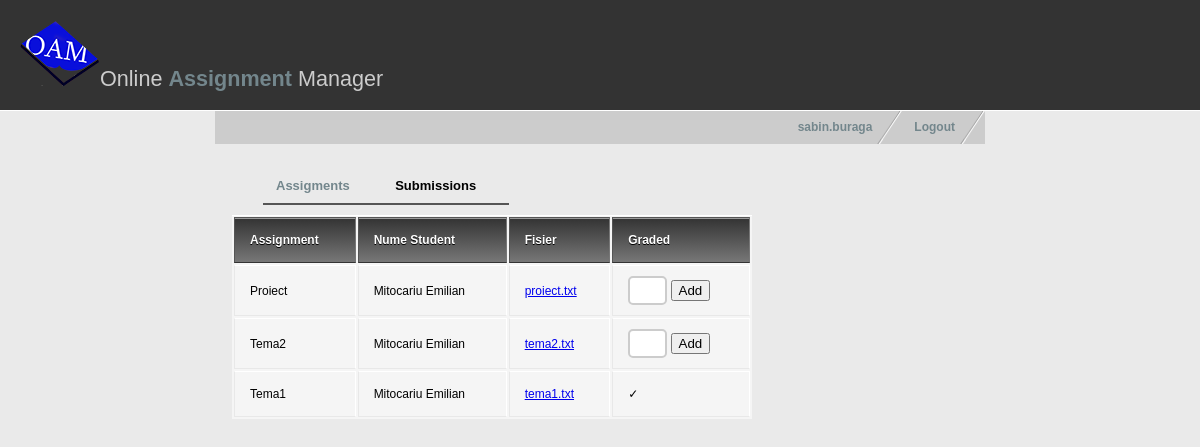
The page /profsubs.php?name=Tehnologii Web (signed in) on the database its author committed.
### tables this page shows
CREATE TABLE Submission(
  IdSubmission INT(10) PRIMARY KEY,
  IdStudent INT(10) NOT NULL,
  IdAssignment INT(10) NOT NULL,
  Data DATE NOT NULL,
  Path VARCHAR(255),
  FOREIGN KEY(IdStudent) REFERENCES Student(IdStudent),
  FOREIGN KEY(IdAssignment) REFERENCES Assignment(IdAssignment)
  );

CREATE TABLE Assignment(
  IdAssignment INT(10) PRIMARY KEY,
  IdMaterie INT(10) NOT NULL,
  Titlu VARCHAR(30) NOT NULL,
  Descriere VARCHAR(255),
  AssignDate DATE NOT NULL,
  DueDate DATE NOT NULL,
  Punctaj DECIMAL(3) NOT NULL,
  Path VARCHAR(255),
  FOREIGN KEY(IdMaterie) REFERENCES Materie(IdMaterie)
  );

CREATE TABLE Student(
  IdStudent INT(10) PRIMARY KEY,
  Nume VARCHAR(30) NOT NULL,
  Prenume VARCHAR(30) NOT NULL,
  Email VARCHAR(50),
  Matricol VARCHAR(20),
  Semestru INT(1), 
  IdFacultate INT(10),
  IdAccount INT(10),  
  CHECK (Email LIKE '%@%.%'),
  FOREIGN KEY(IdFacultate) REFERENCES Facultate(IdFacultate),
  FOREIGN KEY(IdAccount) REFERENCES Account(IdAccount)
  );

### profsubs.php (the view, shortened to what this page needs)
<!DOCTYPE html>
<?php
  $username = $_SESSION['username'];
  $numemat=$_GET["name"];
?>
<html xmlns="http://www.w3.org/1999/xhtml" xml:lang="en" lang="en">
<head>
<link href="style.css" rel="stylesheet" type="text/css" />
</head>
<body>
<div id="header">
  <h1><img src="images/oamlogo3.png" alt="" />Online <span style="font-weight:bold; color:#73868C;">Assignment</span> Manager</h1>
</div>
<div id="container">
    <ul id="nav">
	  <li><a href="index.html">Logout</a></li>
      <li><a href="profindex.php"><?php echo $username ?></a></li>
    </ul>
  <div id="contentleft">
    <ul id="nav2">
      <li><a href="profesorcourse.php?name=<?php print $numemat?>">Assigments</a></li>
      <li><a href="#" style="color: #000;">Submissions</a></li>
    </ul>
    <table style="width: 520px; margin-left: 5px;">
      <thead>
        <tr>
          <th>Assignment</th>
          <th>Nume Student</th>
          <th>Fisier</th>
          <th>Graded</th>
      </thead>
      <tbody>
	  <?php
		$result = mysql_query("SELECT  submission.idSubmission as idsub, student.Nume as nume, student.Prenume as prenume,
        assignment.Titlu as titlu, submission.Path as path, nota.Nota as nota
        FROM student join submission on student.IdStudent = submission.IdStudent
        JOIN assignment on submission.IdAssignment = assignment.IdAssignment
        LEFT JOIN nota on submission.IdSubmission = nota.IdSubmission
		join materie on materie.IdMaterie = assignment.IdMaterie
        WHERE submission.Data < assignment.DueDate and materie.nume = '$numemat'
        ORDER BY submission.Data DESC;");
		while($line = mysql_fetch_array($result, MYSQL_ASSOC)) {
        $den = end(explode('/', $line["path"]));
	  echo '<tr>
        <td>',$line["titlu"],'</td>
        <td>',$line["nume"],' ',$line["prenume"],'</td>
        <td><a href="',$line["path"],'">',$den,'</a></td>';
    if(!is_null($line['nota'])){
      echo '<td>',"&#10003;",'</td>';
    }else{
      echo '<td><form action="addnota.php" method="post">
    <input type="text" size="1" name="nota">
    <input type="submit" name="submit" value="Add">
    <input type="hidden" name="idsub" value=',$line["idsub"],'>
  </form></td>';
	}
    echo '</tr>';
      }
      ?>
      </tbody>
    </table>
  </div>
</div>
</body>
</html>

### style.css (style rules this page uses)
body { margin: 0; padding: 0; font: 75% tahoma, Verdana, Arial, sans-serif; line-height: 1.8em; background: #eaeaea url(images/bg.jpg) top left repeat-x; }
#header { background: #333; padding: 20px; border-bottom: 1px solid #fff; }
#header h1 { padding: 0; margin: 0; font-family: Georgia, sans-serif; font-weight: normal; font-size: 180%; color: #ccc; }
#container { width: 770px; margin: 0 auto; padding: 0; }
#nav { float: right; width: 100%; margin: 0; padding: 0px; list-style: none; background: #ccc; }
#nav li { float: right; margin: 0; padding: 0; }
#nav a { float:left; display: block; padding: 0.5em 2.5em 0.5em 1em; text-decoration: none; font-weight: bold; font-size: 100%; color: #73868c; background: #ccc url(images/nav_slant.gif) no-repeat top right; }
#nav2 { width: 100%; padding: 0; list-style: none; padding: 0 0 0 3em; }
#nav2 a { float: left; display: block; padding: 0.7em 2.5em 0.5em 1em; text-decoration: none; font-weight: bold; font-size: 100%; color: #73868c; border-bottom: 2px solid #555; margin-bottom:10px; font-size: 13px; }
#contentleft { float: left; margin-top: 10px; width: 450px; padding: 0 1em 1em 1em; }
table { background: #f5f5f5; border-collapse: separate; box-shadow: inset 0 1px 0 #fff; font-size: 12px; line-height: 24px; margin-left: 53px; text-align: left; width: 270px; }
th { background: linear-gradient(#333, #777); border-left: 1px solid #555; border-right: 1px solid #777; border-top: 1px solid #555; border-bottom: 1px solid #333; box-shadow: inset 0 1px 0 #999; color: #fff; font-weight: bold; padding: 10px 15px; position: relative; text-shadow: 0 1px 0 #000; }
td { border-right: 1px solid #fff; border-left: 1px solid #e8e8e8; border-top: 1px solid #fff; border-bottom: 1px solid #e8e8e8; padding: 10px 15px; position: relative; }
h1 { font-family: Georgia, serif; font-size: 180%; padding: 30px 0 10px 0; color: #73868c; }
form input[type=text] { padding:5px; border:2px solid #ccc; -webkit-border-radius: 5px; border-radius: 5px; }

### rows shown on the page
submission: IdAssignment.Titlu "Proiect", IdStudent.Nume "Mitocariu", IdStudent.Prenume "Emilian", Path "proiect.txt"
submission: IdAssignment.Titlu "Tema2", IdStudent.Nume "Mitocariu", IdStudent.Prenume "Emilian", Path "tema2.txt"
student: assignment.Titlu "Tema1", Nume "Mitocariu", Prenume "Emilian", submission.Path "tema1.txt"

### other values the page prints
$username "sabin.buraga"
